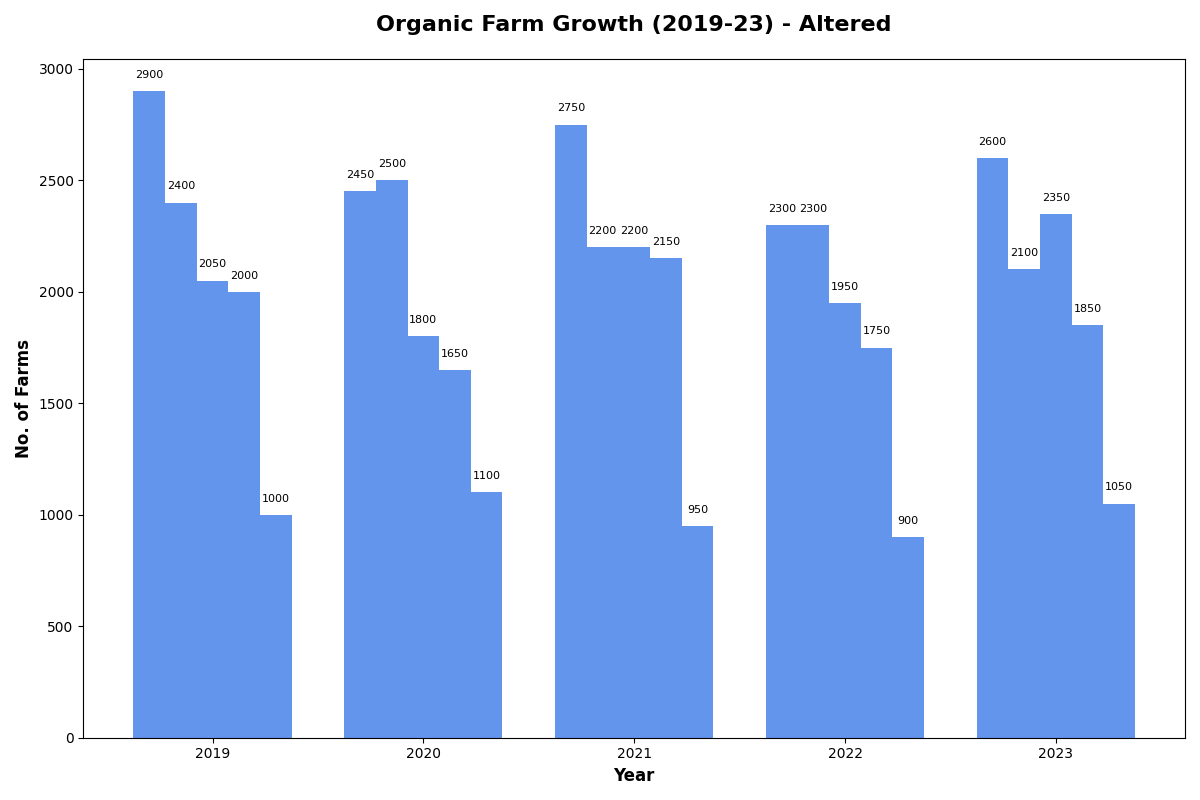

Write Python code to recreate this figure.
import matplotlib.pyplot as plt
import numpy as np

countries = ['DE', 'FR', 'IT', 'ES', 'SE']
years = np.array([2019, 2020, 2021, 2022, 2023])

germany_farms = np.array([2900, 2450, 2750, 2300, 2600])
france_farms = np.array([2400, 2500, 2200, 2300, 2100])
italy_farms = np.array([2050, 1800, 2200, 1950, 2350])
spain_farms = np.array([2000, 1650, 2150, 1750, 1850])
sweden_farms = np.array([1000, 1100, 950, 900, 1050])

bar_width = 0.15
positions = np.arange(len(years))
fig, ax = plt.subplots(figsize=(12, 8))

ax.bar(positions, germany_farms, width=bar_width, color='cornflowerblue')
ax.bar(positions + bar_width, france_farms, width=bar_width, color='cornflowerblue')
ax.bar(positions + 2 * bar_width, italy_farms, width=bar_width, color='cornflowerblue')
ax.bar(positions + 3 * bar_width, spain_farms, width=bar_width, color='cornflowerblue')
ax.bar(positions + 4 * bar_width, sweden_farms, width=bar_width, color='cornflowerblue')

for i in range(len(years)):
    ax.text(i, germany_farms[i] + 50, f'{germany_farms[i]}', ha='center', va='bottom', color='black', fontsize=8)
    ax.text(i + bar_width, france_farms[i] + 50, f'{france_farms[i]}', ha='center', va='bottom', color='black', fontsize=8)
    ax.text(i + 2 * bar_width, italy_farms[i] + 50, f'{italy_farms[i]}', ha='center', va='bottom', color='black', fontsize=8)
    ax.text(i + 3 * bar_width, spain_farms[i] + 50, f'{spain_farms[i]}', ha='center', va='bottom', color='black', fontsize=8)
    ax.text(i + 4 * bar_width, sweden_farms[i] + 50, f'{sweden_farms[i]}', ha='center', va='bottom', color='black', fontsize=8)

ax.set_xlabel('Year', fontsize=12, fontweight='bold')
ax.set_ylabel('No. of Farms', fontsize=12, fontweight='bold')
ax.set_title('Organic Farm Growth (2019-23) - Altered', fontsize=16, fontweight='bold', pad=20)
ax.set_xticks(positions + 2 * bar_width)
ax.set_xticklabels(years)

plt.tight_layout()
plt.show()
